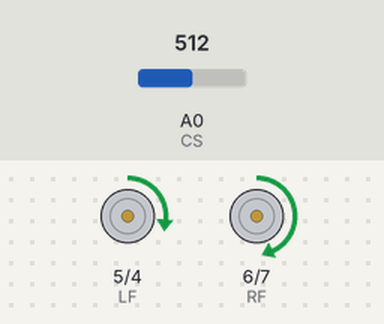
Simulated run of this sketch. Board: Arduino Uno, built with avr-gcc and run on an emulated ATmega328P. Shown: motor-driver pin pairs drawn as motors (green arrow = first pin HIGH = forward, orange = second pin HIGH = backward, longer = more drive). The test bench sets the inputs (shaded band); at power-on: A0 (CS) = 512.

Above: at 1.2 s.
1.3 s: A0 (CS) set to 716
At 2.0 s:
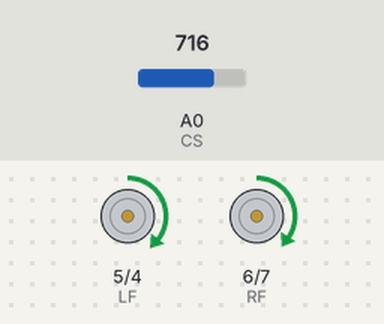
2.8 s: A0 (CS) set to 900
At 3.1 s:
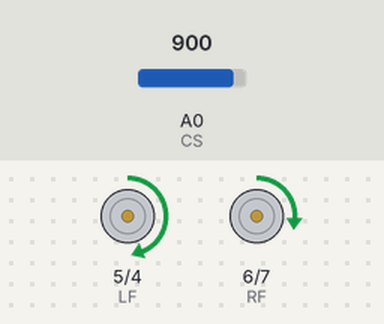
4.3 s: A0 (CS) set to 1023
At 5.3 s:
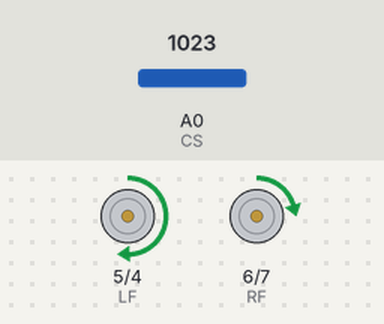
5.8 s: A0 (CS) set to 306
At 6.4 s:
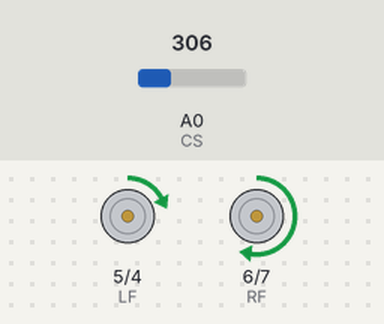
7.3 s: A0 (CS) set to 122
At 8.6 s:
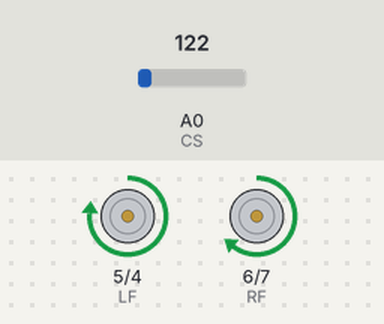
Timing chart, 0 to 9.8 s (numbered marks = the images above; inputs shaded):
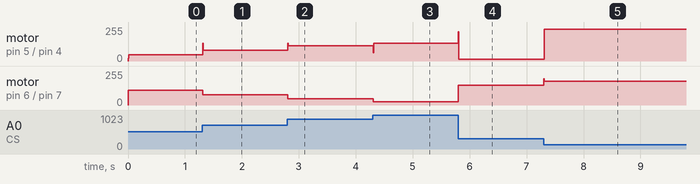

The sketch:

Greenhouse.ino
```cpp
#define LF 5  //LeftFront
#define LB 4  //LeftBack
#define RF 6  //RightFront
#define RB 7  //RightBack
#define CS A0 //ColorSensor
#define Black 700 //Black Color

void setup ()  {
  pinMode (LF, OUTPUT);
  pinMode (LB, OUTPUT);
  pinMode (RF, OUTPUT);
  pinMode (RB, OUTPUT);
  pinMode(CS, INPUT);
}

int PID(float input, float setpoint, float kp, float ki, float kd, float dt) { // Функция расчета управляющего сигнала
  float err = setpoint - input; // Расчет ошибки регулирования
  static float integral = 0, prevErr = 0;
  integral =+ err * dt; // Расчет интегральной составляющей
  float D = (err - prevErr) / dt; // Расчет дифференциальной составляющей
  prevErr = err;
  return (err * kp + integral * ki + D * kd); // Формирование управляющего сигнала
}

void left(int Speed) { // Функция управления левым мотором
  analogWrite(LF,Speed);
  digitalWrite(LB,0);
}

void right(int Speed) { // Функция управления правым мотором
  analogWrite(RF,Speed);
  digitalWrite(RB,0);
}

void loop()  {

  left(80-PID(analogRead(CS),Black, 0.17, 0.065, 0.015, 0.01)); // Speed = 80-PID(analogRead(CS),black, 0.17, 0.065, 0.015, 0.01)
  right(80+PID(analogRead(CS),Black, 0.17, 0.065, 0.015, 0.01));
  delay(10); // Период региулирования dt в миллисекундах
}
```

Measured:
- after the input at 1.3 s, motor on pin 5 (LF) / pin 4 (LB): forward 48/255 → forward 82/255 at once; motor on pin 6 (RF) / pin 7 (RB): forward 112/255 → forward 78/255 at once
- after the input at 2.8 s, motor on pin 5 (LF) / pin 4 (LB): forward 82/255 → forward 114/255 at once; motor on pin 6 (RF) / pin 7 (RB): forward 78/255 → forward 46/255 at once
- after the input at 4.3 s, motor on pin 5 (LF) / pin 4 (LB): forward 114/255 → forward 135/255 at once; motor on pin 6 (RF) / pin 7 (RB): forward 46/255 → forward 25/255 at once
- after the input at 5.8 s, motor on pin 5 (LF) / pin 4 (LB): forward 135/255 → forward 13/255 at once; motor on pin 6 (RF) / pin 7 (RB): forward 25/255 → forward 147/255 at once
- after the input at 7.3 s, motor on pin 5 (LF) / pin 4 (LB): forward 13/255 → forward 238/255 at once; motor on pin 6 (RF) / pin 7 (RB): forward 147/255 → forward 178/255 at once
